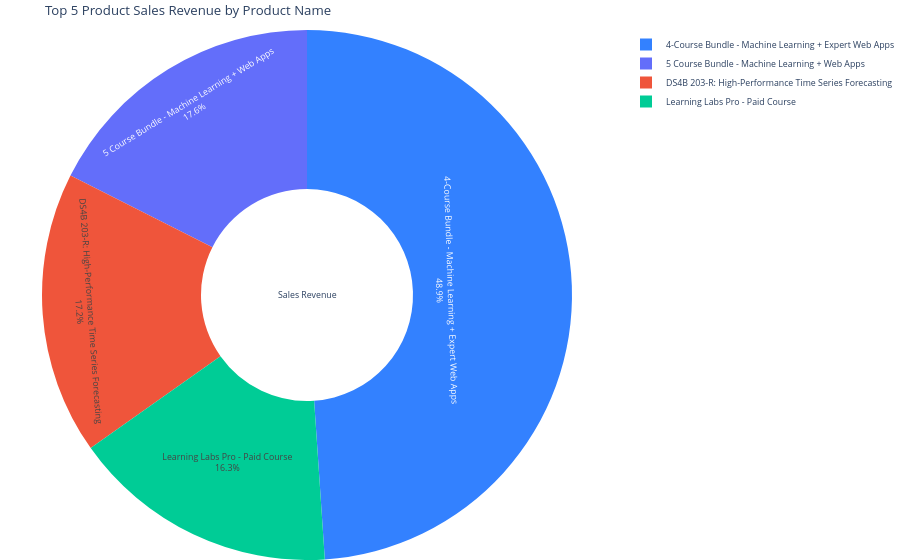

Notebook code for this chart:
### Code cell
QUESTION = """
What are the top 5 product sales revenue by product name? Make a donut chart. Use suggested price for the sales revenue and a unit quantity of 1 for all transactions.
"""
inputs = {"user_question": QUESTION, "num_steps": 0}
for s in app.stream(inputs):
    print(s)

### Figure 1 — Plotly figure (JSON) as saved in the notebook; plotly's stock layout.template omitted (floating-point values rounded to 4 significant figures)
{"data": [{"hole": 0.4, "hoverinfo": "label+value", "labels": ["4-Course Bundle - Machine Learning + Expert Web Apps", "5 Course Bundle - Machine Learning + Web Apps", "DS4B 203-R: High-Performance Time Series Forecasting", "Learning Labs Pro - Paid Course", "4-Course Bundle - Machine Learning + Expert Web Apps"], "marker": {"colors": ["#3381ff"]}, "textfont": {"size": 8.8}, "textinfo": "label+percent", "type": "pie", "values": [222500, 114000, 112000, 105644, 95220.0]}], "layout": {"annotations": [{"font": {"size": 8.8}, "showarrow": false, "text": "Sales Revenue"}], "font": {"size": 8.8}, "margin": {"b": 0, "l": 0, "r": 0, "t": 30}, "title": {"font": {"size": 13.2}, "text": "Top 5 Product Sales Revenue by Product Name"}}}
